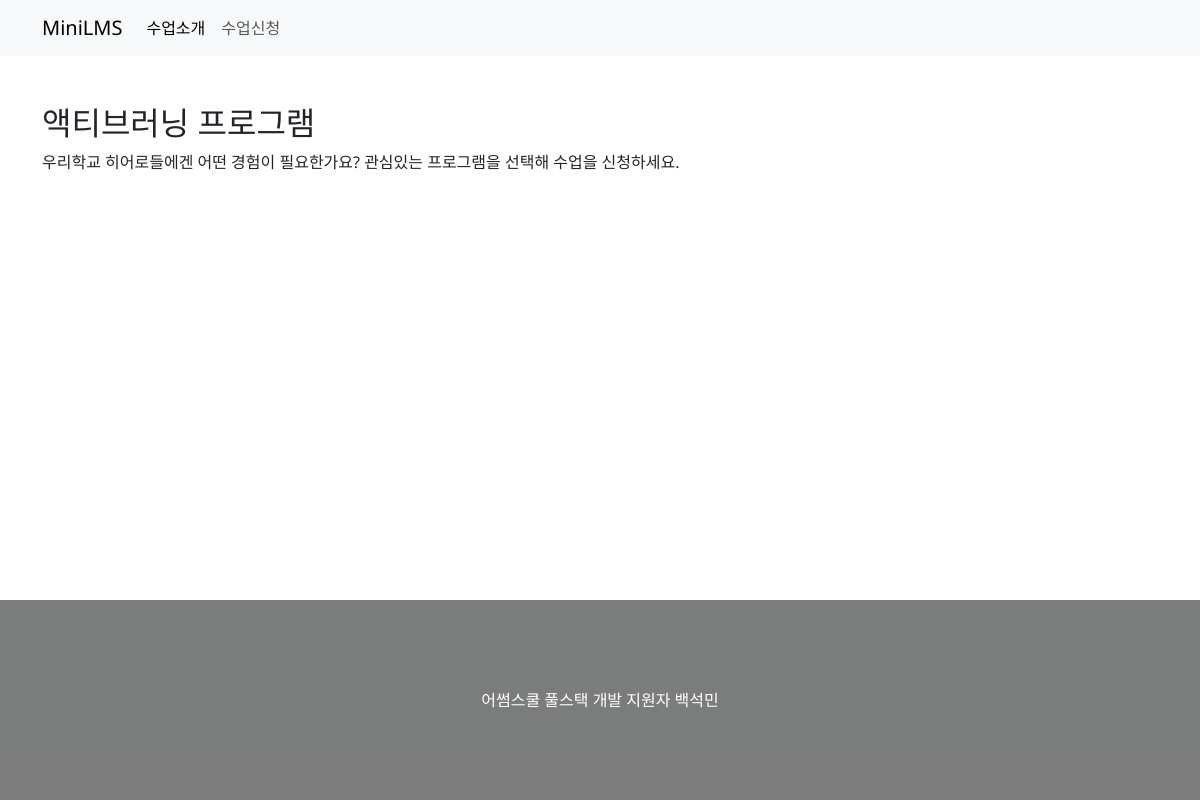
The app's page /subjects/, older data.
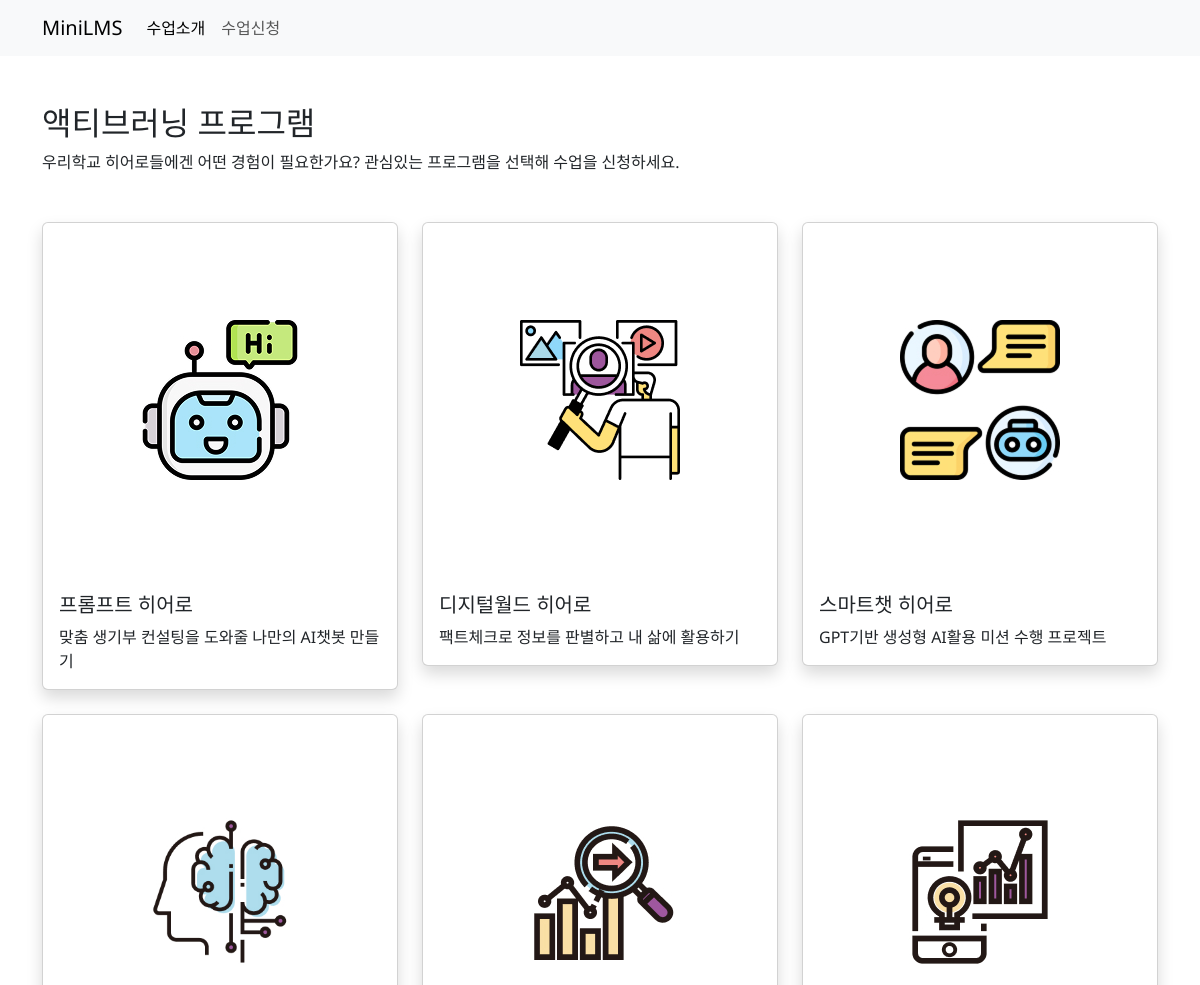
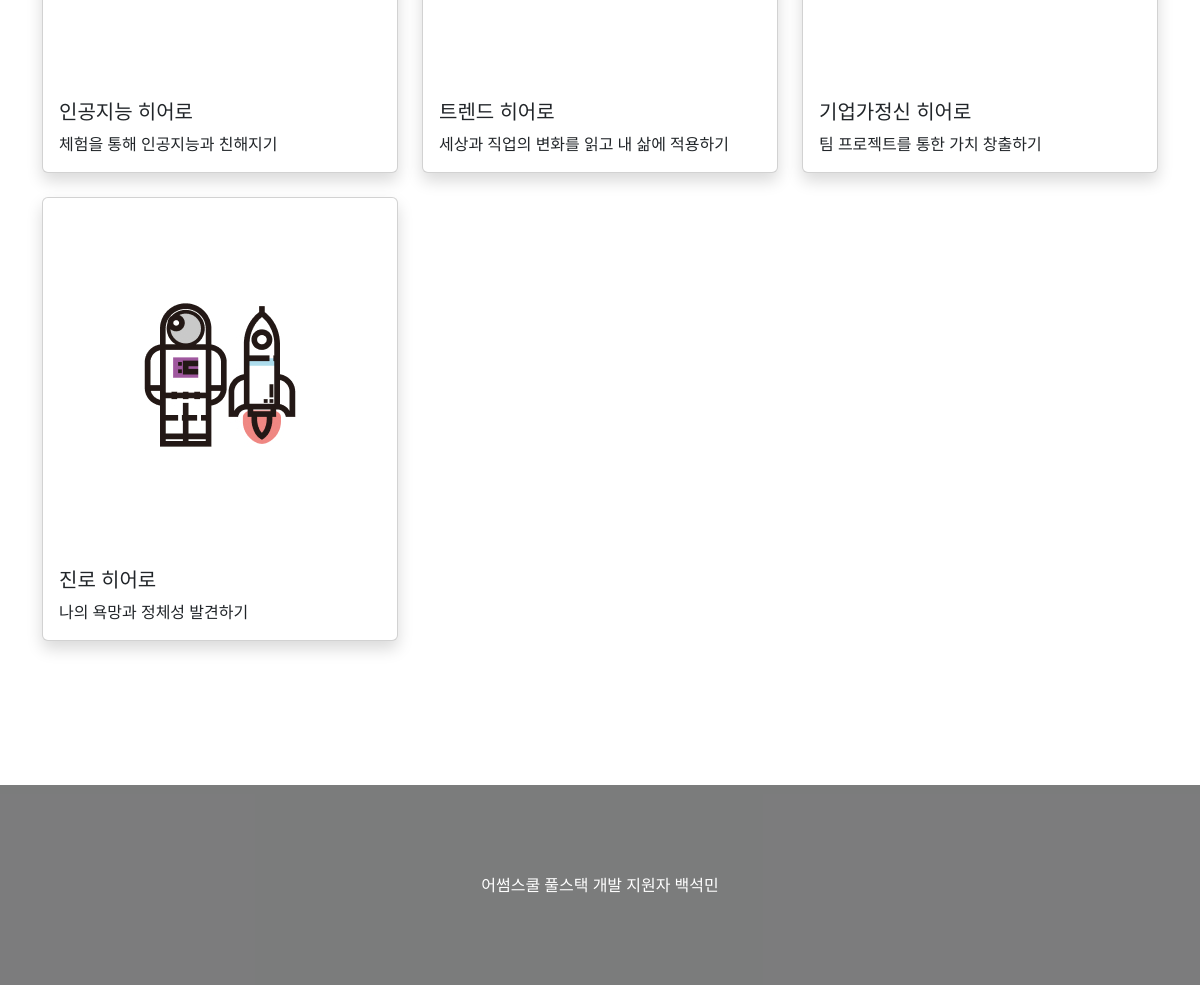
The same page, newer data (2 pictures, top to bottom).
### subjects/models.py (models this page shows)
class Subject(models.Model):
  title = models.CharField(max_length=100)
  content = models.TextField()
  image = models.URLField(max_length=500)
  objective = models.TextField()
  audience = models.TextField()
  class Meta:
    db_table = 'tb_subjects'

### subjects/views.py (the view)
# urls.py: path('', views.index, name='index'),
def index(request):
  subjects = Subject.objects.all()
  return render(request, 'subjects/index.html', {'subjects': subjects})

### templates/subjects/index.html (shortened to what this page needs)
{% extends 'base.html' %} {% block content %}
<h2>액티브러닝 프로그램</h2>
<p>
  우리학교 히어로들에겐 어떤 경험이 필요한가요? 관심있는 프로그램을 선택해
  수업을 신청하세요.
</p>
<div class="row my-5">
  {% for subject in subjects %}
  <div class="col-lg-4 col-6 mb-4" style="cursor: pointer">
    <a href="/subjects/{{ subject.id }}/" class="text-decoration-none">
      <div class="card shadow" data-id="{{ subject.id }}">
        <div
          class="d-flex justify-content-center align-items-center"
          style="width: 100%; aspect-ratio: 1 / 1"
        >
          <img
            src="/uploads/subjects/subject_{{ subject.id }}_img.jpg"
            class="square-img"
            alt="{{ subject.title }}"
            style="
              width: 60%;
              height: 60%;
              object-fit: cover;
              max-width: 160px;
              max-height: 160px;
            "
          />
        </div>
        <div class="card-body">
          <h5 class="card-title">{{ subject.title }}</h5>
          <p class="card-text">{{ subject.content }}</p>
        </div>
      </div>
    </a>
  </div>
  {% endfor %}
</div>
{% endblock %}

### templates/base.html (shortened to what this page needs)
<!DOCTYPE html>
<html lang="ko">
  <head>
    <link
      rel="stylesheet"
      href="https://cdn.jsdelivr.net/npm/bootstrap@5.3.8/dist/css/bootstrap.min.css"
    />
  </head>
  <body class="d-flex flex-column min-vh-100">
    {% include 'header.html' %}
    <main class="container my-5 flex-grow-1">
      {% block content %} {% endblock %}
    </main>
    {% include 'footer.html' %}
  </body>
</html>

### templates/header.html (shortened to what this page needs)
<nav class="navbar navbar-expand-lg bg-body-tertiary">
  <div class="container-lg">
    <a class="navbar-brand" href="/subjects">MiniLMS</a>
    <div class="collapse navbar-collapse" id="navbarSupportedContent">
      <ul class="navbar-nav">
        <li class="nav-item">
          <a class="nav-link active" href="#">수업소개</a>
        </li>
        <li class="nav-item">
          <a class="nav-link" href="#">수업신청</a>
        </li>
      </ul>
    </div>
  </div>
</nav>

### templates/footer.html
<div class="bg-light text-center text-lg-start mt-4">
  <div
    class="text-center p-3 d-flex align-items-center justify-content-center text-white"
    style="background-color: rgba(0, 0, 0, 0.5); height: 200px"
  >
    어썸스쿨 풀스택 개발 지원자 백석민
  </div>
</div>

### templates/subjects/index.html (style rules this page uses)
.card { transition: transform 0.3s; }

### templates/base.html (style rules this page uses)
* { margin: 0; padding: 0; box-sizing: border-box; color: #212529; }
body { font-family: "Noto Sans", sans-serif; }

Row changes from the older to the newer data that the page shows:
added Subject: shows a picture, title "프롬프트 히어로", content "맞춤 생기부 컨설팅을 도와줄 나만의 AI챗봇 만들기"
added Subject: shows a picture, title "디지털월드 히어로", content "팩트체크로 정보를 판별하고 내 삶에 활용하기"
added Subject: shows a picture, title "스마트챗 히어로", content "GPT기반 생성형 AI활용 미션 수행 프로젝트"
added Subject: shows a picture, title "인공지능 히어로", content "체험을 통해 인공지능과 친해지기"
added Subject: shows a picture, title "트렌드 히어로", content "세상과 직업의 변화를 읽고 내 삶에 적용하기"
added Subject: shows a picture, title "기업가정신 히어로", content "팀 프로젝트를 통한 가치 창출하기"
added Subject: shows a picture, title "진로 히어로", content "나의 욕망과 정체성 발견하기"
